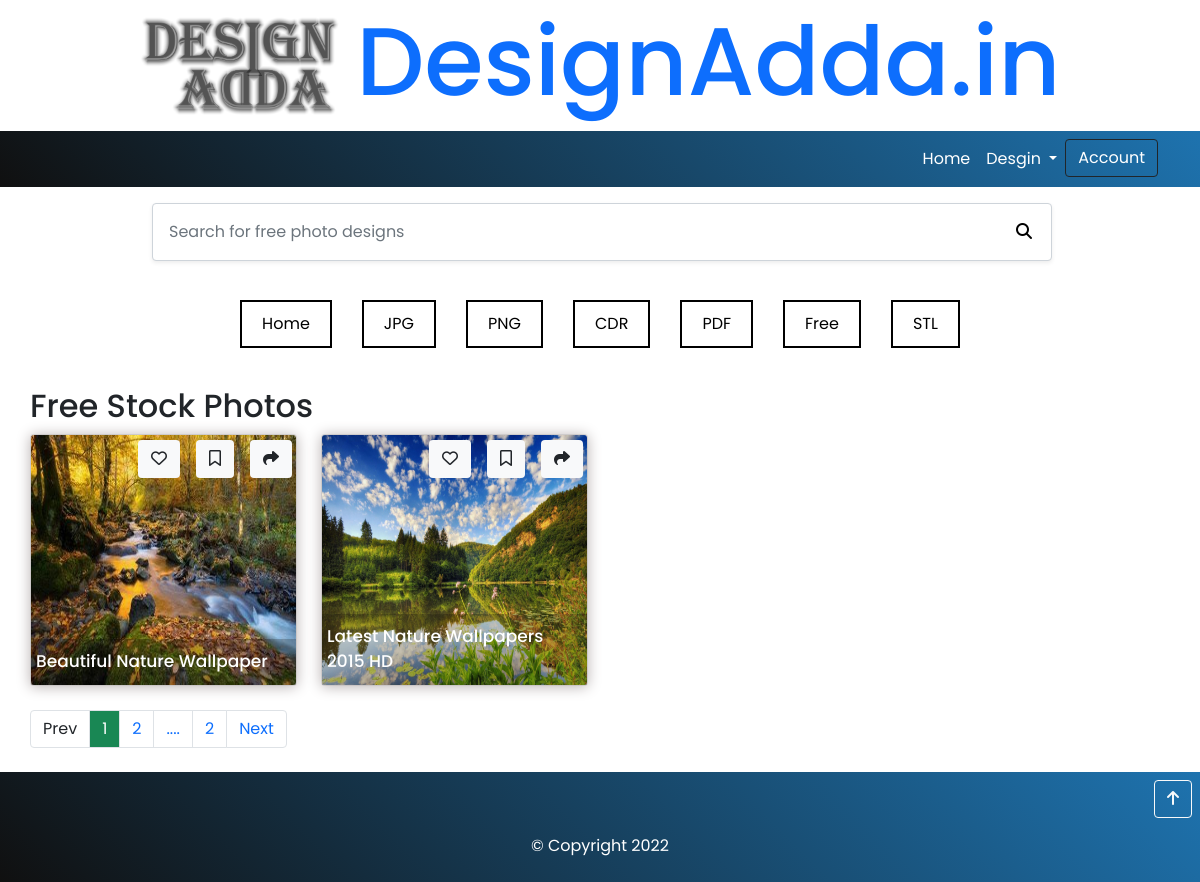
/filter-by-cat-name/1, run on the app's committed database.
### app/models.py (models this page shows, shortened)
class Category(models.Model):
    Status = {
        ('Active','Active'),
        ('Deactive','Deactive'),
    }
    name = models.CharField(max_length=50)
    status = models.CharField(max_length=20, null=True, choices=Status, blank=True, default="Active")
    created_date = models.DateTimeField(auto_now_add=True)
    updated_date = models.DateTimeField(auto_now=True)
    slug = AutoSlugField(populate_from='name', unique=True,null=True, default=None)

class Product(models.Model):
    product_name = models.CharField(max_length=255)
    product_type = models.ForeignKey(Category, verbose_name="Category", on_delete=models.CASCADE)
    description = HTMLField(null=True, blank=True)
    price = models.IntegerField(default='0')
    mrp = models.IntegerField(default='0')
    image = models.ImageField(upload_to="upload/",null=True, blank=True)
    product_zip = models.FileField(upload_to="product_zip/",null=True, blank=True)
    posted_by = models.CharField(max_length=50, null=True, blank=True, default="SKgraphics", editable=False)
    slug = AutoSlugField(populate_from='product_name', unique=True,null=True, default=None)
    views = models.IntegerField(default='0', editable=False)
    share = models.IntegerField(default='0', editable=False)
    downloads = models.IntegerField(default='0', editable=False)
    software_used  = models.CharField(max_length=100, null=True, blank=True, default="N/A")
    created_date = models.DateTimeField(auto_now_add=True)
    updated_date = models.DateTimeField(auto_now=True)

### app/views.py (the view)
# urls.py: path("filter-by-cat-name/<int:cat_id>",views.CategoryData, name="filter-by-cat-name"),
def CategoryData(request,cat_id):
    product = Product.objects.filter(product_type=cat_id)
    cat_data = Category.objects.all()
    paginator = Paginator(product, 2)  # Show 2 objects per page
    page = request.GET.get('page')
    product = paginator.get_page(page)
    if request.session.has_key('customer_id'):
        is_customer = request.session['customer_name']
        context = {
            'product':product,
            'category':cat_data,
            'is_customer':is_customer,
        }
        return render(request, "app/filter-by-cat-name.html",context)
    else:
        context = {
            'product':product,
            'category':cat_data,
        }
        return render(request, "app/filter-by-cat-name.html",context)

### app/templates/app/filter-by-cat-name.html (shortened to what this page needs)
{% extends 'base.html' %}
{% block content %}
{% include 'search_form.html' %}
<section class="my-4">
    <div class="container px-0">
        <div class="row">
            <div class="col-md-3"></div>
            <div class="col-md-6">
                <div class="d-flex justify-content-center">
                    <a class="explore_button" href="/">Home</a>
                    {% if category %}
                    {% for data in category %}
                    <a class="explore_button" href="{% url 'filter-by-cat-name' cat_id=data.id %}">{{data.name}}</a>
                    {% endfor %}{% endif %}
                </div>
            </div>
            <div class="col-md-3"></div>
        </div>
    </div>
</section>
<section>
    <div class="container px-0 mb-4">
        <h2>Free Stock Photos</h2>
        {% include 'app/item-card.html' %}
        {% include 'pagination.html' %}
    </div>
</section>
{% endblock content %}

### templates/base.html (shortened to what this page needs)
<!DOCTYPE html>
{% load static %}
<html lang="en">
	<head>
		<link rel="stylesheet" type="text/css" href="{% static 'css/style.css' %}">
		<link rel="stylesheet" href="https://cdnjs.cloudflare.com/ajax/libs/font-awesome/6.1.2/css/all.min.css" />
		<link rel="stylesheet" href="{% static 'css/responsive.css' %}">
		<link rel="stylesheet" href="{% static 'css/bootstrap.min.css' %}">
	</head>
	<body>
        {% include "header.html" %}
        {% block content %}
        {% endblock content %}
		{% include "footer.html" %}
	</body>
</html>

### templates/header.html (shortened to what this page needs)
{% load static %}
<header class="py-1 container">
    <div class="d-flex justify-content-center align-items-center">
        <img class="sitelogo" height="100" src="{% static 'images/icons/Design-Adda-Logo.png' %}" alt="">
        <h2 class="ms-3 sitename"  style=""><a class="text-decoration-none" href="/">DesignAdda<span>.in</span></a></h2>
    </div>
</header>
<nav class="navbar navbar-expand-lg navbar-light sticky-top linear-greadient">
    <div class="container">
        <div class="collapse navbar-collapse justify-content-center" id="navbarSupportedContent">
            <ul class="navbar-nav ms-auto mb-2 mb-lg-0">
                <li class="nav-item home_btn2">
                    <a class="nav-link active text-white" aria-current="page" href="/">Home</a>
                </li>
                <li class="nav-item dropdown">
                    <a class="nav-link dropdown-toggle text-white" href="#" id="navbarDropdown" role="button" data-bs-toggle="dropdown" aria-expanded="false">
                        Desgin
                    </a>
                </li>
                {% if is_customer %}
                    <li class="nav-item dropdown">
                        <a class="nav-link dropdown-toggle text-white" href="#" id="navbarDropdown" role="button" data-bs-toggle="dropdown" aria-expanded="false">
                            {{ is_customer }}
                        </a>
                        <ul class="dropdown-menu" aria-labelledby="navbarDropdown">
                            <li><a class="dropdown-item" href="/">Home</a></li>
                            <li><a class="dropdown-item" href="/">Your Product</a></li>
                            <li><a class="dropdown-item" href="/account">Account</a></li>
                            <li><a class="dropdown-item" href="/change-password">Change Password</a></li>
                            {% comment %} <li><a class="dropdown-item" href="/cart">Cart</a></li>
                            <li><a class="dropdown-item" href="/ordered">Ordered</a> {% endcomment %}
                            <li><a class="dropdown-item" href="/logout">Logout</a></li>
                        </ul>
                    </li>
                 {% else %}
                 <li>
                    <a class="btn btn-outline-dark text-white" href="/account">Account</a>
                </li>
                {% endif %}
            </ul>
        </div>
    </div>
</nav>

### templates/search_form.html (shortened to what this page needs)
<section>
    <div class="text-center">
        <form class="d-flex justify-content-center" action="{% url 'search' %}" method="get">
            <input class="form-control w-75 mt-3 shadow-sm p-3" value="{{search_bar}}" type="search" name="q" placeholder="Search for free photo designs" aria-label="Search" required>
            <button class="search_btn" name="submit" type="submit"><i class="fa-solid fa-magnifying-glass"></i></button>
         </form>
    </div>
</section>

### app/templates/app/item-card.html (shortened to what this page needs)
<div class="row gy-4">
  {% if product %}
    {% for data in product %}
    <div class="col-6 col-sm-6 col-md-4 col-lg-3">
        <div class="card">
          <a href="{% url 'detail' prd_slug=data.slug %}">
            <img class="card-img w-100" height="250" src="{{data.image.url}}" alt="{{data.product_name}}">
            <div class="home_image_name">
                <span>
                    {{data.product_name}}
                </span>
            </div>
          </a>
          <div class="image_like_book_share">
            <a data-toggle="tooltip" data-placement="top" title="Like" class="like btn bg-light me-3" href="#"><i class="fa-regular fa-heart"></i></a>
            <a data-toggle="tooltip" data-placement="top" title="Save" class="bookmark btn bg-light me-3" href="#"><i class="fa-regular fa-bookmark"></i></a>
            <a data-toggle="tooltip" data-placement="top" title="Share" class="share btn bg-light me-1" href="#"><i class="fa-solid fa-share"></i></a>
          </div>
        </div>
    </div>
    {% endfor %}
      {% endif %}
</div>

### templates/pagination.html (shortened to what this page needs)
<div aria-label="Page navigation example" class="mt-4">
    {% if product.has_other_pages %}
        <ul class="pagination">
            {% if product.has_previous %}
                <li class="page-item"><a class="page-link" href="?page={{ product.previous_page_number }}">Prev</a></li>
            {% else %}
                <li class="page-item"><span class="page-link disabled text-dark">Prev</span></li>
            {% endif %}
            {% for page in product.paginator.page_range %}
            {% if page > product.number|add:-2 and page < product.number|add:2 %}
                {% if page == product.number %}
                    <li class="page-item"><a class="page-link bg-success text-white" href="?page={{ page }}">{{ page }}</a></li>
                    {% else %}
                    <li class="page-item"><a class="page-link" href="?page={{ page }}">{{ page }}</a></li>
                {% endif %}
            {% endif %}
            {% endfor %}
            {% if product.has_next %}
            <li class="page-item"><span class="page-link">....</span></li>
            <li class="page-item"><a class="page-link" href="?page={{ product.paginator.page_range|length }}">{{ product.paginator.page_range|length }}</a></li>
            {% endif %}
            {% if product.has_next %}
                <li class="page-item"><a class="page-link" href="?page={{ product.next_page_number }}">Next</a></li>
            {% else %}
                <li class="page-item"><span class="page-link disabled text-dark">Next</span></li>
            {% endif %}
        </ul>
    {% endif %}
</div>

### templates/footer.html
<footer class="linear-greadient p-2">
    <p class="text-end"><a class="btn btn-outline-light" style="positio" href="#"><i class="fa-solid fa-arrow-up"></i></a></p>
    <p class=" text-center text-white">&copy; Copyright 2022</p>
</footer>

### static/css/style.css (style rules this page uses)
* { font-family: 'Poppins', sans-serif; }
body { box-sizing: border-box; overflow-x: hidden; background: #ddd; }
.linear-greadient { background: linear-gradient(45deg, #101010, #1e73af); }
.search_btn { border-radius: 0px !important; border: none; background: none; margin-left: -42px; margin-top: 16px; border-top-left-radius: 0px !important; border-bottom-left-radius: 0px !important; border-top-right-radius: 5px !important; border-bottom-right-radius: 5px !important; }
.search_btn i { margin-right: 10px; }
.explore_button { padding: 10px 20px 10px 20px; border: 2px solid #000; margin: 15px; color: #000; text-decoration: none; }
.card { position:relative; }
.card-img { box-shadow: 0px 1px 14px 1px #BBB4B4; }
.home_image_name { position: absolute; bottom: 0; left: 0; width: 100%; padding-top: 10px; padding-bottom: 10px; background-color: #0c0c0c3b; padding-left: 5px; padding-right: 5px; }
.home_image_name span { text-align: justify; font-size: 17px; color: #fff; font-weight: 500; padding-right: 10px; }
.image_like_book_share { display: flex; justify-content: end; align-items: end; position: absolute; width: 100%; margin-top: 5px; }
.sitename { font-size:6rem; }

### static/css/responsive.css (style rules this page uses)
@media (min-width: 991px) { .home_btn2 { display: block; } }

### data on the page
Category: name "JPG"
Category: name "PNG"
Category: name "CDR"
Category: name "PDF"
Category: name "Free"
Category: name "STL"
Product: image (picture), product_name "Beautiful Nature Wallpaper"
Product: image (picture), product_name "Latest Nature Wallpapers 2015 HD"

### other printed values
{{ page }} "1"
{{ page }} "2"
{{ product.paginator.page_range|length }} "2"
